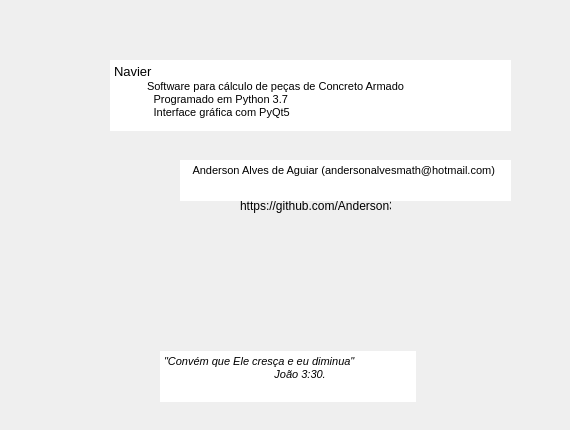
      <widget class="QWidget" name="tab_2">
       <attribute name="title">
        <string>Sobre</string>
       </attribute>
       <widget class="QLabel" name="label_9">
        <property name="geometry">
         <rect>
          <x>-10</x>
          <y>0</y>
          <width>91</width>
          <height>421</height>
         </rect>
        </property>
        <property name="text">
         <string/>
        </property>
       </widget>
       <widget class="QLabel" name="label_8">
        <property name="geometry">
         <rect>
          <x>420</x>
          <y>250</y>
          <width>141</width>
          <height>151</height>
         </rect>
        </property>
        <property name="text">
         <string/>
        </property>
        <property name="pixmap">
         <pixmap>images/navier_logo.png</pixmap>
        </property>
       </widget>
       <widget class="QTextBrowser" name="textBrowser_5">
        <property name="geometry">
         <rect>
          <x>160</x>
          <y>351</y>
          <width>256</width>
          <height>51</height>
         </rect>
        </property>
        <property name="frameShape">
         <enum>QFrame::NoFrame</enum>
        </property>
        <property name="html">
         <string>&lt;!DOCTYPE HTML PUBLIC &quot;-//W3C//DTD HTML 4.0//EN&quot; &quot;http://www.w3.org/TR/REC-html40/strict.dtd&quot;&gt;
&lt;html&gt;&lt;head&gt;&lt;meta name=&quot;qrichtext&quot; content=&quot;1&quot; /&gt;&lt;style type=&quot;text/css&quot;&gt;
p, li { white-space: pre-wrap; }
&lt;/style&gt;&lt;/head&gt;&lt;body style=&quot; font-family:'MS Shell Dlg 2'; font-size:8.25pt; font-weight:400; font-style:normal;&quot;&gt;
&lt;p style=&quot; margin-top:0px; margin-bottom:0px; margin-left:0px; margin-right:0px; -qt-block-indent:0; text-indent:0px;&quot;&gt;&lt;span style=&quot; font-style:italic;&quot;&gt;&amp;quot;Convém que Ele cresça e eu diminua&amp;quot; &lt;/span&gt;&lt;/p&gt;
&lt;p style=&quot; margin-top:0px; margin-bottom:0px; margin-left:0px; margin-right:0px; -qt-block-indent:0; text-indent:0px;&quot;&gt;&lt;span style=&quot; font-style:italic;&quot;&gt;	          João 3:30.&lt;/span&gt;&lt;/p&gt;
&lt;p style=&quot;-qt-paragraph-type:empty; margin-top:0px; margin-bottom:0px; margin-left:0px; margin-right:0px; -qt-block-indent:0; text-indent:0px;&quot;&gt;&lt;br /&gt;&lt;/p&gt;&lt;/body&gt;&lt;/html&gt;</string>
        </property>
       </widget>
       <widget class="QTextBrowser" name="textBrowser_14">
        <property name="geometry">
         <rect>
          <x>110</x>
          <y>60</y>
          <width>401</width>
          <height>71</height>
         </rect>
        </property>
        <property name="frameShape">
         <enum>QFrame::NoFrame</enum>
        </property>
        <property name="html">
         <string>&lt;!DOCTYPE HTML PUBLIC &quot;-//W3C//DTD HTML 4.0//EN&quot; &quot;http://www.w3.org/TR/REC-html40/strict.dtd&quot;&gt;
&lt;html&gt;&lt;head&gt;&lt;meta name=&quot;qrichtext&quot; content=&quot;1&quot; /&gt;&lt;style type=&quot;text/css&quot;&gt;
p, li { white-space: pre-wrap; }
&lt;/style&gt;&lt;/head&gt;&lt;body style=&quot; font-family:'MS Shell Dlg 2'; font-size:8.25pt; font-weight:400; font-style:normal;&quot;&gt;
&lt;p style=&quot; margin-top:0px; margin-bottom:0px; margin-left:0px; margin-right:0px; -qt-block-indent:0; text-indent:0px;&quot;&gt;&lt;span style=&quot; font-size:10pt;&quot;&gt;Navier &lt;/span&gt;&lt;/p&gt;
&lt;p align=&quot;justify&quot; style=&quot; margin-top:0px; margin-bottom:0px; margin-left:0px; margin-right:0px; -qt-block-indent:0; text-indent:0px;&quot;&gt;&lt;span style=&quot; font-size:9pt;&quot;&gt;         &lt;/span&gt;&lt;span style=&quot; font-size:8pt;&quot;&gt; Software para cálculo de peças de Concreto Armado&lt;/span&gt;	&lt;/p&gt;
&lt;p align=&quot;justify&quot; style=&quot; margin-top:0px; margin-bottom:0px; margin-left:0px; margin-right:0px; -qt-block-indent:0; text-indent:0px;&quot;&gt;             Programado em Python 3.7 &lt;/p&gt;
&lt;p align=&quot;justify&quot; style=&quot; margin-top:0px; margin-bottom:0px; margin-left:0px; margin-right:0px; -qt-block-indent:0; text-indent:0px;&quot;&gt;             Interface gráfica com PyQt5&lt;/p&gt;&lt;/body&gt;&lt;/html&gt;</string>
        </property>
       </widget>
       <widget class="QTextBrowser" name="textBrowser_15">
        <property name="geometry">
         <rect>
          <x>180</x>
          <y>160</y>
          <width>331</width>
          <height>41</height>
         </rect>
        </property>
        <property name="frameShape">
         <enum>QFrame::NoFrame</enum>
        </property>
        <property name="html">
         <string>&lt;!DOCTYPE HTML PUBLIC &quot;-//W3C//DTD HTML 4.0//EN&quot; &quot;http://www.w3.org/TR/REC-html40/strict.dtd&quot;&gt;
&lt;html&gt;&lt;head&gt;&lt;meta name=&quot;qrichtext&quot; content=&quot;1&quot; /&gt;&lt;style type=&quot;text/css&quot;&gt;
p, li { white-space: pre-wrap; }
&lt;/style&gt;&lt;/head&gt;&lt;body style=&quot; font-family:'MS Shell Dlg 2'; font-size:8.25pt; font-weight:400; font-style:normal;&quot;&gt;
&lt;p style=&quot; margin-top:0px; margin-bottom:0px; margin-left:0px; margin-right:0px; -qt-block-indent:0; text-indent:0px;&quot;&gt;   Anderson Alves de Aguiar (andersonalvesmath@hotmail.com)&lt;/p&gt;
&lt;p style=&quot;-qt-paragraph-type:empty; margin-top:0px; margin-bottom:0px; margin-left:0px; margin-right:0px; -qt-block-indent:0; text-indent:0px;&quot;&gt;&lt;br /&gt;&lt;/p&gt;&lt;/body&gt;&lt;/html&gt;</string>
        </property>
       </widget>
       <widget class="QLabel" name="label_18">
        <property name="geometry">
         <rect>
          <x>120</x>
          <y>150</y>
          <width>71</width>
          <height>41</height>
         </rect>
        </property>
        <property name="text">
         <string/>
        </property>
        <property name="pixmap">
         <pixmap>images/logo_a3_mini.png</pixmap>
        </property>
        <property name="scaledContents">
         <bool>true</bool>
        </property>
       </widget>
       <widget class="QLabel" name="label_19">
        <property name="geometry">
         <rect>
          <x>190</x>
          <y>190</y>
          <width>31</width>
          <height>30</height>
         </rect>
        </property>
        <property name="text">
         <string/>
        </property>
        <property name="pixmap">
         <pixmap>images/git_logo.png</pixmap>
        </property>
        <property name="scaledContents">
         <bool>true</bool>
        </property>
       </widget>
       <widget class="QLabel" name="label_20">
        <property name="geometry">
         <rect>
          <x>240</x>
          <y>198</y>
          <width>151</width>
          <height>16</height>
         </rect>
        </property>
        <property name="text">
         <string>https://github.com/Anderson3</string>
        </property>
       </widget>
       <widget class="QLabel" name="label_21">
        <property name="geometry">
         <rect>
          <x>460</x>
          <y>190</y>
          <width>31</width>
          <height>31</height>
         </rect>
        </property>
        <property name="text">
         <string/>
        </property>
        <property name="pixmap">
         <pixmap>images/logo_brunel.png</pixmap>
        </property>
        <property name="scaledContents">
         <bool>true</bool>
        </property>
       </widget>
       <widget class="QLabel" name="label_22">
        <property name="geometry">
         <rect>
          <x>410</x>
          <y>190</y>
          <width>31</width>
          <height>31</height>
         </rect>
        </property>
        <property name="text">
         <string/>
        </property>
        <property name="pixmap">
         <pixmap>images/logo_engtool.png</pixmap>
        </property>
        <property name="scaledContents">
         <bool>true</bool>
        </property>
       </widget>
      </widget>
